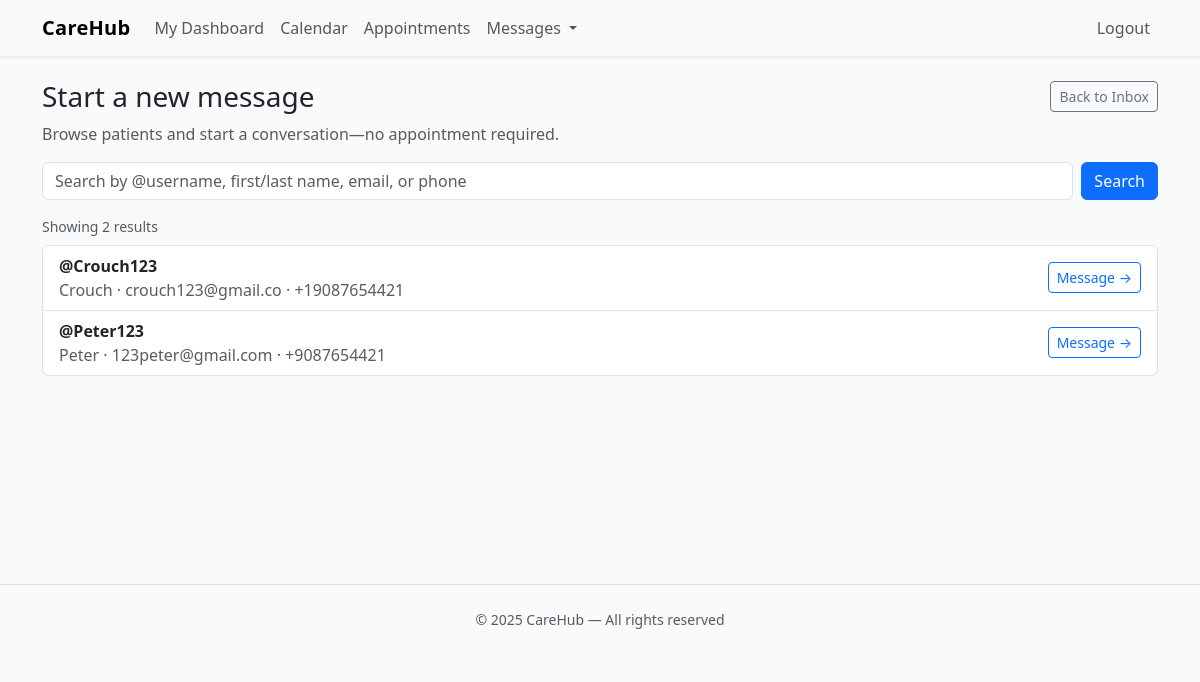
The page /messages/new/ (signed in) on the database its author committed.
### core/models.py (models this page shows, shortened)
class User(AbstractUser):
    class Roles(models.TextChoices):
        PATIENT = "PATIENT", "Patient"
        PHYSICIAN = "PHYSICIAN", "Physician"
    id = models.UUIDField(primary_key=True, default=uuid.uuid4, editable=False)
    role = models.CharField(max_length=20, choices=Roles.choices, default=Roles.PATIENT)

class PatientProfile(models.Model):
    public_id = models.UUIDField(default=uuid.uuid4, editable=False, unique=True, db_index=True)
    user = models.OneToOneField(settings.AUTH_USER_MODEL, on_delete=models.CASCADE, related_name="patient")
    full_name = models.CharField(max_length=150)
    date_of_birth = models.DateField(null=True, blank=True)
    phone = models.CharField(max_length=30, blank=True)
    address = models.TextField(blank=True)
    physician = models.ForeignKey(
        PhysicianProfile, on_delete=models.SET_NULL, null=True, blank=True, related_name="patients"
    )
    height_cm = models.DecimalField(max_digits=5, decimal_places=2, null=True, blank=True)
    weight_kg = models.DecimalField(max_digits=5, decimal_places=2, null=True, blank=True)

### core/views.py (the view, shortened to what this page needs)
# urls.py: path("messages/new/",                    chat_new,              name="chat_new"),
@login_required
def chat_new(request):
    q = (request.GET.get("q") or "").strip()
    toks = [t for t in q.split() if t]
    me = request.user
    is_physician_user = PhysicianProfile.objects.filter(user=me).exists()
    is_patient_user   = PatientProfile.objects.filter(user=me).exists()
    if is_physician_user:
        base = User.objects.filter(patient__isnull=False).exclude(id=me.id)
        if toks:
            qs = base
            for t in toks:
                qs = qs.filter(
                    Q(username__icontains=t) |
                    Q(first_name__icontains=t) |
                    Q(last_name__icontains=t)  |
                    Q(email__icontains=t)      |
                    Q(patient__full_name__icontains=t) |
                    Q(patient__phone__icontains=t)
                )
        else:
            qs = base.filter(patient__physician__user=me)
        qs = qs.select_related("patient").order_by("username")[:50]
        ctx = {"peers": qs, "results": qs, "mode": "physician_to_patient", "q": q}
        return render(request, "messaging/new.html", ctx)

### templates/messaging/new.html (shortened to what this page needs)
{% extends "base.html" %}
{% load static %}
{% block content %}
<div class="d-flex align-items-center justify-content-between mb-2">
  <h3 class="mb-0">Start a new message</h3>
  <a class="btn btn-outline-secondary btn-sm" href="{% url 'chat_inbox' %}">Back to Inbox</a>
</div>
<p class="text-muted">
  Browse
  {% if mode == 'physician_to_patient' %}patients{% elif mode == 'patient_to_physician' %}physicians{% else %}users{% endif %}
  and start a conversation—no appointment required.
</p>
<form method="get" class="d-flex gap-2 mb-3" role="search" action="">
  <input
    class="form-control"
    type="search"
    name="q"
    value="{{ q|default:'' }}"
    placeholder="Search by @username, first/last name, email, or phone"
    autofocus
  >
  <button class="btn btn-primary">Search</button>
</form>
{% if peers and peers|length %}
  <div class="d-flex justify-content-between align-items-center mb-2">
    <span class="text-muted small">
      Showing {{ peers|length }} result{% if peers|length != 1 %}s{% endif %}
    </span>
  </div>
  <ul class="list-group">
    {% for u in peers %}
      <li class="list-group-item d-flex align-items-center justify-content-between">
        <div>
          <div><strong>@{{ u.username }}</strong></div>
          <div class="text-muted">
            {% if u.first_name or u.last_name %}
              {{ u.first_name }} {{ u.last_name }}
            {% elif u.patient and u.patient.full_name %}
              {{ u.patient.full_name }}
            {% elif u.physician and u.physician.full_name %}
              {{ u.physician.full_name }}
            {% endif %}
            {% if u.email %} · {{ u.email }}{% endif %}
            {% if u.patient and u.patient.phone %} · {{ u.patient.phone }}{% endif %}
          </div>
        </div>
        <a class="btn btn-sm btn-outline-primary" href="{% url 'chat_start_with_user' u.id %}">
          Message →
        </a>
      </li>
    {% endfor %}
  </ul>
{% endif %}
{% endblock %}

### templates/base.html (style rules this page uses)
body { background-color: #f8fafc; }

### rows shown on the page
User: username "Crouch123", patient.full_name "Crouch", email "crouch123@gmail.co", patient.phone "+19087654421"
User: username "Peter123", patient.full_name "Peter", email "123peter@gmail.com", patient.phone "+9087654421"

### other values the page prints
{{ peers|length }} "2"
